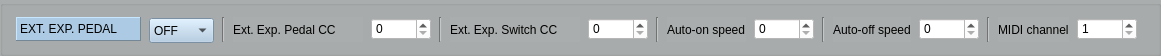
     <widget class="QGroupBox" name="formGroupBox">
      <property name="geometry">
       <rect>
        <x>10</x>
        <y>520</y>
        <width>1161</width>
        <height>41</height>
       </rect>
      </property>
      <property name="styleSheet">
       <string notr="true">background-color: rgb(170, 173, 173);</string>
      </property>
      <layout class="QHBoxLayout" name="horizontalLayout_4">
       <item>
        <widget class="QLabel" name="label_DAELECTRONICS_3">
         <property name="sizePolicy">
          <sizepolicy hsizetype="Fixed" vsizetype="Minimum">
           <horstretch>0</horstretch>
           <verstretch>0</verstretch>
          </sizepolicy>
         </property>
         <property name="minimumSize">
          <size>
           <width>0</width>
           <height>20</height>
          </size>
         </property>
         <property name="maximumSize">
          <size>
           <width>125</width>
           <height>24</height>
          </size>
         </property>
         <property name="styleSheet">
          <string notr="true">background-color: rgb(172, 202, 227);</string>
         </property>
         <property name="frameShape">
          <enum>QFrame::Panel</enum>
         </property>
         <property name="frameShadow">
          <enum>QFrame::Raised</enum>
         </property>
         <property name="text">
          <string>&lt;html&gt;&lt;head/&gt;&lt;body&gt;&lt;p&gt;EXT. EXP. PEDAL&lt;/p&gt;&lt;/body&gt;&lt;/html&gt;</string>
         </property>
        </widget>
       </item>
       <item>
        <widget class="QComboBox" name="onoffSlider">
         <property name="minimumSize">
          <size>
           <width>0</width>
           <height>25</height>
          </size>
         </property>
         <property name="maximumSize">
          <size>
           <width>65</width>
           <height>22</height>
          </size>
         </property>
         <property name="styleSheet">
          <string notr="true">background-color: rgb(172, 202, 227);</string>
         </property>
         <item>
          <property name="text">
           <string>OFF</string>
          </property>
         </item>
         <item>
          <property name="text">
           <string>ON</string>
          </property>
         </item>
        </widget>
       </item>
       <item>
        <widget class="Line" name="line_29">
         <property name="orientation">
          <enum>Qt::Vertical</enum>
         </property>
        </widget>
       </item>
       <item>
        <widget class="QLabel" name="label_EXTPEDCC">
         <property name="sizePolicy">
          <sizepolicy hsizetype="Fixed" vsizetype="Preferred">
           <horstretch>0</horstretch>
           <verstretch>0</verstretch>
          </sizepolicy>
         </property>
         <property name="maximumSize">
          <size>
           <width>130</width>
           <height>30</height>
          </size>
         </property>
         <property name="text">
          <string>Ext. Exp. Pedal CC</string>
         </property>
        </widget>
       </item>
       <item>
        <widget class="QSpinBox" name="spinBox_EXPPED">
         <property name="sizePolicy">
          <sizepolicy hsizetype="Fixed" vsizetype="Fixed">
           <horstretch>0</horstretch>
           <verstretch>0</verstretch>
          </sizepolicy>
         </property>
         <property name="maximumSize">
          <size>
           <width>60</width>
           <height>16777215</height>
          </size>
         </property>
         <property name="styleSheet">
          <string notr="true">background-color: rgb(255, 255, 255);</string>
         </property>
         <property name="maximum">
          <number>127</number>
         </property>
        </widget>
       </item>
       <item>
        <widget class="Line" name="line_61">
         <property name="orientation">
          <enum>Qt::Vertical</enum>
         </property>
        </widget>
       </item>
       <item>
        <widget class="QLabel" name="label_EXTPEDSWCC">
         <property name="sizePolicy">
          <sizepolicy hsizetype="Fixed" vsizetype="Preferred">
           <horstretch>0</horstretch>
           <verstretch>0</verstretch>
          </sizepolicy>
         </property>
         <property name="maximumSize">
          <size>
           <width>130</width>
           <height>16777215</height>
          </size>
         </property>
         <property name="text">
          <string>Ext. Exp. Switch CC</string>
         </property>
        </widget>
       </item>
       <item>
        <widget class="QSpinBox" name="spinBox_EXPEDSWITCH">
         <property name="sizePolicy">
          <sizepolicy hsizetype="Fixed" vsizetype="Fixed">
           <horstretch>0</horstretch>
           <verstretch>0</verstretch>
          </sizepolicy>
         </property>
         <property name="maximumSize">
          <size>
           <width>60</width>
           <height>16777215</height>
          </size>
         </property>
         <property name="styleSheet">
          <string notr="true">background-color: rgb(255, 255, 255);</string>
         </property>
         <property name="maximum">
          <number>127</number>
         </property>
        </widget>
       </item>
       <item>
        <widget class="Line" name="line_62">
         <property name="orientation">
          <enum>Qt::Vertical</enum>
         </property>
        </widget>
       </item>
       <item>
        <widget class="QLabel" name="label_EXTPEDSPEEDON">
         <property name="sizePolicy">
          <sizepolicy hsizetype="Fixed" vsizetype="Preferred">
           <horstretch>0</horstretch>
           <verstretch>0</verstretch>
          </sizepolicy>
         </property>
         <property name="maximumSize">
          <size>
           <width>16777215</width>
           <height>40</height>
          </size>
         </property>
         <property name="text">
          <string>Auto-on speed</string>
         </property>
        </widget>
       </item>
       <item>
        <widget class="QSpinBox" name="spinBox_EXPEDAUTOON">
         <property name="sizePolicy">
          <sizepolicy hsizetype="Fixed" vsizetype="Fixed">
           <horstretch>0</horstretch>
           <verstretch>0</verstretch>
          </sizepolicy>
         </property>
         <property name="maximumSize">
          <size>
           <width>60</width>
           <height>16777215</height>
          </size>
         </property>
         <property name="styleSheet">
          <string notr="true">background-color: rgb(255, 255, 255);</string>
         </property>
         <property name="maximum">
          <number>255</number>
         </property>
        </widget>
       </item>
       <item>
        <widget class="Line" name="line_63">
         <property name="orientation">
          <enum>Qt::Vertical</enum>
         </property>
        </widget>
       </item>
       <item>
        <widget class="QLabel" name="label_EXTPEDSPEEDOFF">
         <property name="sizePolicy">
          <sizepolicy hsizetype="Fixed" vsizetype="Preferred">
           <horstretch>0</horstretch>
           <verstretch>0</verstretch>
          </sizepolicy>
         </property>
         <property name="maximumSize">
          <size>
           <width>16777215</width>
           <height>40</height>
          </size>
         </property>
         <property name="text">
          <string>Auto-off speed</string>
         </property>
        </widget>
       </item>
       <item>
        <widget class="QSpinBox" name="spinBox_EXPEDAUTOFF">
         <property name="sizePolicy">
          <sizepolicy hsizetype="Fixed" vsizetype="Fixed">
           <horstretch>0</horstretch>
           <verstretch>0</verstretch>
          </sizepolicy>
         </property>
         <property name="maximumSize">
          <size>
           <width>60</width>
           <height>16777215</height>
          </size>
         </property>
         <property name="styleSheet">
          <string notr="true">background-color: rgb(255, 255, 255);</string>
         </property>
         <property name="maximum">
          <number>255</number>
         </property>
        </widget>
       </item>
       <item>
        <widget class="Line" name="line_66">
         <property name="orientation">
          <enum>Qt::Vertical</enum>
         </property>
        </widget>
       </item>
       <item>
        <widget class="QLabel" name="label_EXTPEDMIDICH">
         <property name="sizePolicy">
          <sizepolicy hsizetype="Fixed" vsizetype="Preferred">
           <horstretch>0</horstretch>
           <verstretch>0</verstretch>
          </sizepolicy>
         </property>
         <property name="maximumSize">
          <size>
           <width>16777215</width>
           <height>40</height>
          </size>
         </property>
         <property name="text">
          <string>MIDI channel</string>
         </property>
        </widget>
       </item>
       <item>
        <widget class="QSpinBox" name="spinBox_EXPEDMIDCH">
         <property name="sizePolicy">
          <sizepolicy hsizetype="Fixed" vsizetype="Fixed">
           <horstretch>0</horstretch>
           <verstretch>0</verstretch>
          </sizepolicy>
         </property>
         <property name="maximumSize">
          <size>
           <width>60</width>
           <height>16777215</height>
          </size>
         </property>
         <property name="styleSheet">
          <string notr="true">background-color: rgb(255, 255, 255);</string>
         </property>
         <property name="minimum">
          <number>1</number>
         </property>
         <property name="maximum">
          <number>16</number>
         </property>
        </widget>
       </item>
      </layout>
     </widget>
